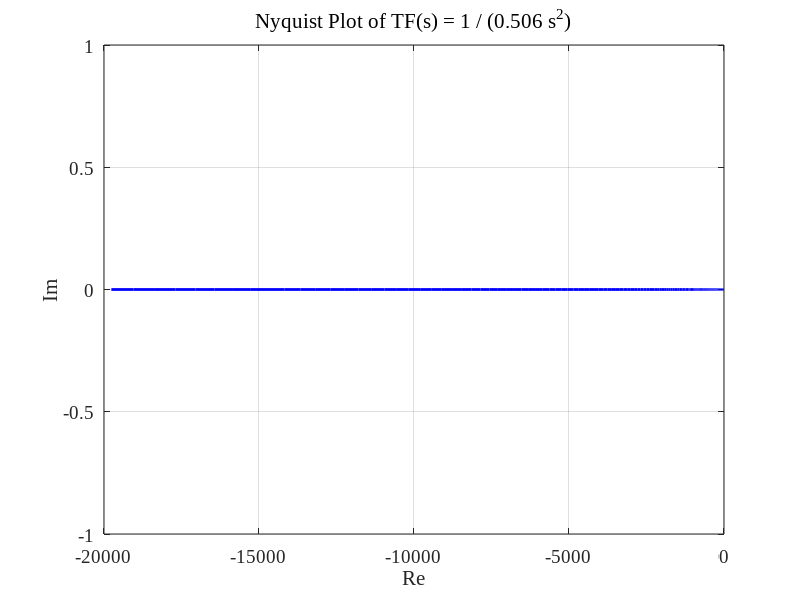

Reproduce this figure in MATLAB. (Note: this script raises an error after producing the figure.)

clear
clc
close all

a = 0.506; % Choose any positive value of a
omega = logspace(-2, 2, 500); % frequency from small to large
Re = -1 ./ (a * omega.^2);
Im = zeros(size(omega));

set(groot, 'DefaultAxesFontName', 'Times New Roman');
set(groot, 'DefaultAxesFontSize', 14);
set(groot, 'DefaultTextFontName', 'Times New Roman');
set(groot, 'DefaultTextFontSize', 14);

figure;
plot(Re, Im, 'b-', 'LineWidth', 2);
xlabel('Re');
ylabel('Im');
title('Nyquist Plot of TF(s) = 1 / (0.506 s^2)', 'FontWeight' , 'normal');
grid on;
xline(0, '--k'); % Imaginary axis
yline(0, '--k'); % Real axis
